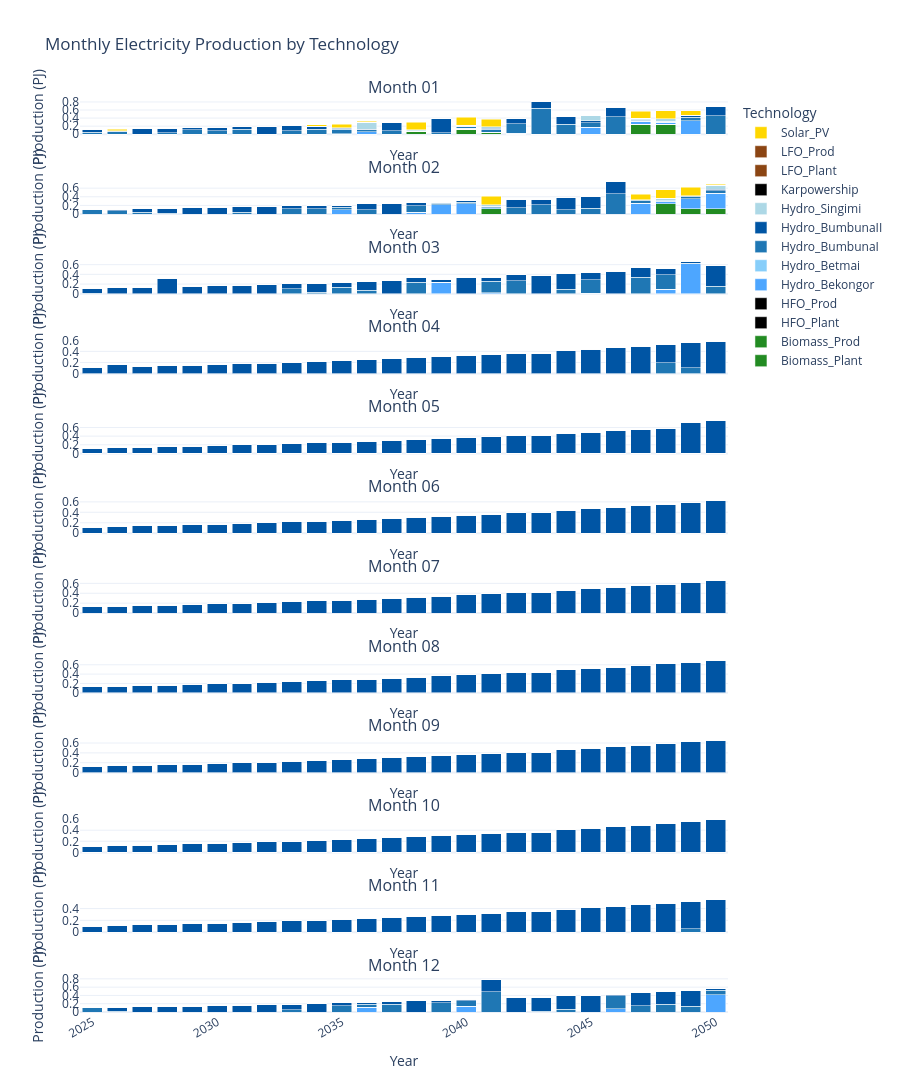

Notebook cell for this chart:
### Markdown cell above
### Monthly Resolution Analysis

### Code cell
import pandas as pd
import plotly.graph_objects as go
from plotly.subplots import make_subplots
import json

# === Load tech color map ===
with open("tech_colors.json") as f:
    tech_colors = json.load(f)

# === Load production data ===
df = pd.read_csv(res_dir / "ProductionByTechnology.csv")

# Rename columns for clarity
df.rename(columns={
    "t": "TECHNOLOGY",
    "l": "TIMESLICE",
    "f": "FUEL",
    "y": "YEAR",
    "ProductionByTechnology": "VALUE"
}, inplace=True)

# Filter electricity only
df = df[df["FUEL"] == "Electricity"]

# === Extract month from TIMESLICE (e.g. M01D -> 01) ===
df["MONTH"] = df["TIMESLICE"].str.slice(1, 3)

# Aggregate by month (summing DAY + NIGHT)
monthly_df = df.groupby(["YEAR", "MONTH", "TECHNOLOGY"])["VALUE"].sum().reset_index()

# Get sorted list of months
months = sorted(monthly_df["MONTH"].unique())
n_months = len(months)

# Setup subplots
fig = make_subplots(
    rows=n_months, cols=1,
    shared_xaxes=True,
    subplot_titles=[f"Month {m}" for m in months],
    vertical_spacing=0.05
)

# Plot each month's production by technology
for i, month in enumerate(months):
    df_month = monthly_df[monthly_df["MONTH"] == month]
    pivot = df_month.pivot_table(index="YEAR", columns="TECHNOLOGY", values="VALUE", aggfunc="sum")

    for tech in pivot.columns:
        fig.add_trace(
            go.Bar(
                x=pivot.index,
                y=pivot[tech].fillna(0),
                name=tech,
                marker=dict(color=tech_colors.get(tech, "#D3D3D3")),
                hovertemplate=f"{tech}<br>Year: %{{x}}<br>Production: %{{y:.2f}} PJ",
                showlegend=(i == 0)
            ),
            row=i + 1, col=1
        )

# Layout
fig.update_layout(
    title="Monthly Electricity Production by Technology",
    height=300 * n_months,
    barmode="stack",
    template="plotly_white",
    legend_title="Technology",
    hovermode="x unified",
    showlegend=True
)

fig.update_xaxes(title_text="Year", tickangle=-30)
fig.update_yaxes(title_text="Production (PJ)")

fig.show()
